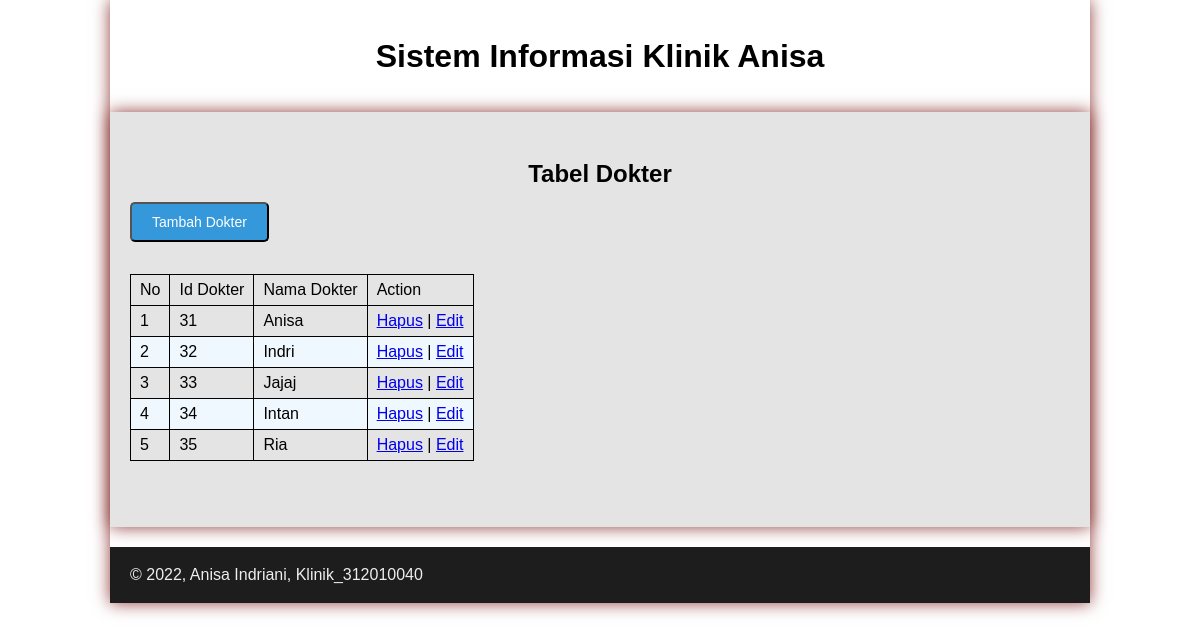
Page /dokter/dokter.php (signed in) on the committed database.
### tables this page shows
CREATE TABLE `dokter` (
  `id_dokter` int NOT NULL,
  `nama_dokter` varchar(50) DEFAULT NULL
);

### dokter/dokter.php (the view)
<?php require('../main/header.php'); ?>
<div id="container">
	<div id="hero">
		<h2 align="center">Tabel Dokter</h2>
		<br>
		<button onclick="location.href='dokter_tambah.php'" style="background-color:#3498db; cursor:pointer;"> Tambah Dokter</button>
		<table class="table" style="margin-top:2rem; margin-bottom:1rem;">
			<thead>
				<tr>
					<td>No</td>
					<td>Id Dokter</td>
					<td>Nama Dokter</td>
					<td>Action</td>
				</tr>
			</thead>
			<?php
				$no = 1;
				$query = mysqli_query($con, 'SELECT * FROM dokter');
				while ($data = mysqli_fetch_array($query)) {
			?>
			<tr>
				<td><?= $no++ ?></td>
				<td><?= $data['id_dokter'] ?></td>
				<td><?= $data['nama_dokter'] ?></td>
				<td><a href="dokter_hapus.php?id=<?= $data['id_dokter'];?>" onclick="return confirm('Yakin data <?= $data['nama_dokter'];?> akan dihapus ?')">Hapus</a> | <a href="dokter_ubah.php?id=<?= $data['id_dokter'];?>">Edit</a></td>
			</tr>
			<?php } ?>
		</table>
	</div>
</div>
<?php require('../main/footer.php'); ?>

### style.css (style rules this page uses)
* { margin: 0; padding: 0; }
body { line-height:1; font-size:100%; font-family:'Open Sans', sans-serif; color:#000000; }
#container { width: 980px; margin: 0 auto; box-shadow: 0 0 1em #913e3e; }
body { font-family: sans-serif; }
table { border-collapse: collapse; }
th, td { border: 1px solid rgb(0, 0, 0); font-size: 16px; padding: 7px 9px; }
table tr:nth-child(even) { background:#F0F8FF; }
#hero { background-color: #e4e4e5; padding: 50px 20px; margin-bottom: 20px; }
button { font-size: 14px; background-color: #3f3f3f; color: white; border-radius: 5px; padding: 10px 20px; margin-top: 8x; }

### rows in the picture
dokter: id_dokter "31", nama_dokter "Anisa"
dokter: id_dokter "32", nama_dokter "Indri"
dokter: id_dokter "33", nama_dokter "Jajaj"
dokter: id_dokter "34", nama_dokter "Intan"
dokter: id_dokter "35", nama_dokter "Ria"
